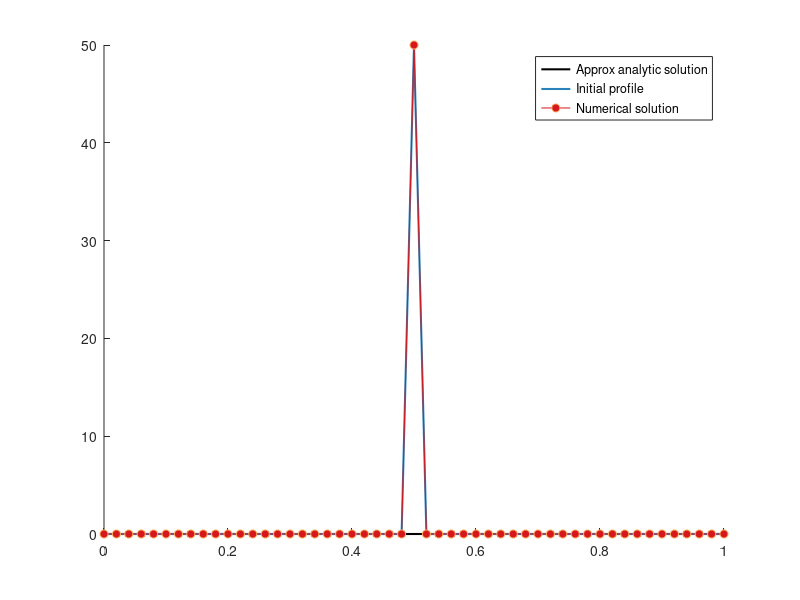

MATLAB code to generate this figure: (Note: this script raises an error after producing the figure.)
function diffusion_cnic(tau,h)
% Solve the diffusion equation using Crank-Nicolson
%-------------------------------------------------------------------------------

if nargin < 1
    % time step
    tau = 8e-4;
end
if nargin < 2
    % spatial step
    h = 0.02;
end

% Thermal conductivity
kappa = 1;

% Number of time steps
totalTime = 0.02;
numSteps = ceil(totalTime/tau);
frameUpdateLag = 0.1; % pause between updates
zoomIn = true;
showHeatMap = false;

% Display value of FTCS stability factor
fac = kappa*tau/h^2;
disp(['FTCS stability factor (stable <= 1/2): ',num2str(fac)]);

% Vector of x values
x = (0:h:1)';
L = length(x);

% Construct the matrix D associated with the second spatial derivative
D = -2*eye(L);
D = D + diag(ones(L-1,1),+1) + diag(ones(L-1,1),-1);

% Impose Dirichlet boundary conditions
D(1,:) = zeros(1,L);
D(L,:) = zeros(1,L);

% Construct the matrix for the linear system solved at each step of
% Crank-Nicolson
A = 0.5*(eye(L) - 0.5*fac*D);

% Initial conditions, temp0: a spike at x = 1/2
temp0 = zeros(L,1);
temp0(round(L/2)) = 1/h;
temp = temp0; % temp updates across the run

% Record T(x,t) matrix for visualization
time = tau*(0:numSteps);
temp_xt = zeros(L,numSteps+1);
temp_xt(:,1) = temp;

%-------------------------------------------------------------------------------
% Plot initial condition and set up for animation
figure('color','w');
hold('on')
niceRed = [0.84,0.09,0.11];
niceOrange = [0.99,0.68,0.38];
niceBlue = [0.17,0.51,0.73];
temp_an = zeros(L,1); % (dummy)
p_TempAnal = plot(x,temp_an,'k','LineWidth',1.5); % analytical profile
p_Temp0 = plot(x,temp0,'-','Color',niceBlue,'LineWidth',1.5); % initial profile
p_Temp = plot(x,temp,'o-','Color',niceRed,...
                'MarkerFaceColor',niceRed,...
                'MarkerEdgeColor',niceOrange);
h_legend = legend('Approx analytic solution','Initial profile','Numerical solution');
h_legend.Box = 'off';
h_legend.Location = 'NorthWest';
xlabel('Position (non-dim.)');
ylabel('Temperature (non-dim.)');

%-------------------------------------------------------------------------------
% March forwards in time, Crank-Nicholson Style!
for n = 1:numSteps

    % Perform a Crank-Nicolson update
    chi = A\temp;
    temp = chi - temp;

    % Recalculate the profile for the (approximate) analytic solution
    sig = sqrt(2*kappa*time(n+1));
    temp_an = exp(-(x - 0.5).^2/(2*sig^2))/(sqrt(2*pi)*sig);

    % Animation:
    title(sprintf('f = %g; Time: %.2g (%u/%u)',...
                        kappa*tau/h^2,time(n+1),n,numSteps));
    p_Temp.YData = temp; % update current profile
    p_TempAnal.YData = temp_an; % update analytical profile
    if zoomIn
        ylim([0,max(temp)*1.5])
    end
    drawnow()
    pause(frameUpdateLag);

    % Record T(x,t) matrix for visualization
    temp_xt(:,n+1) = temp;
end

%-------------------------------------------------------------------------------
%-------------------------------------------------------------------------------
% Visualize temperature versus position and time. Matlab
% uses a surfc(x(i),y(j),z(j,i)) convention, hence the transpose
if showHeatMap
    f2 = figure(2);
    f2.Color = 'w';
    ax = gca();
    colormap(hot)
    imagesc(x,time,temp_xt');
    ax.YDir = 'normal';
    xlabel('Position');
    ylabel('Time');
    cB = colorbar();
    cB.Label.String = 'Temperature';
end

end
